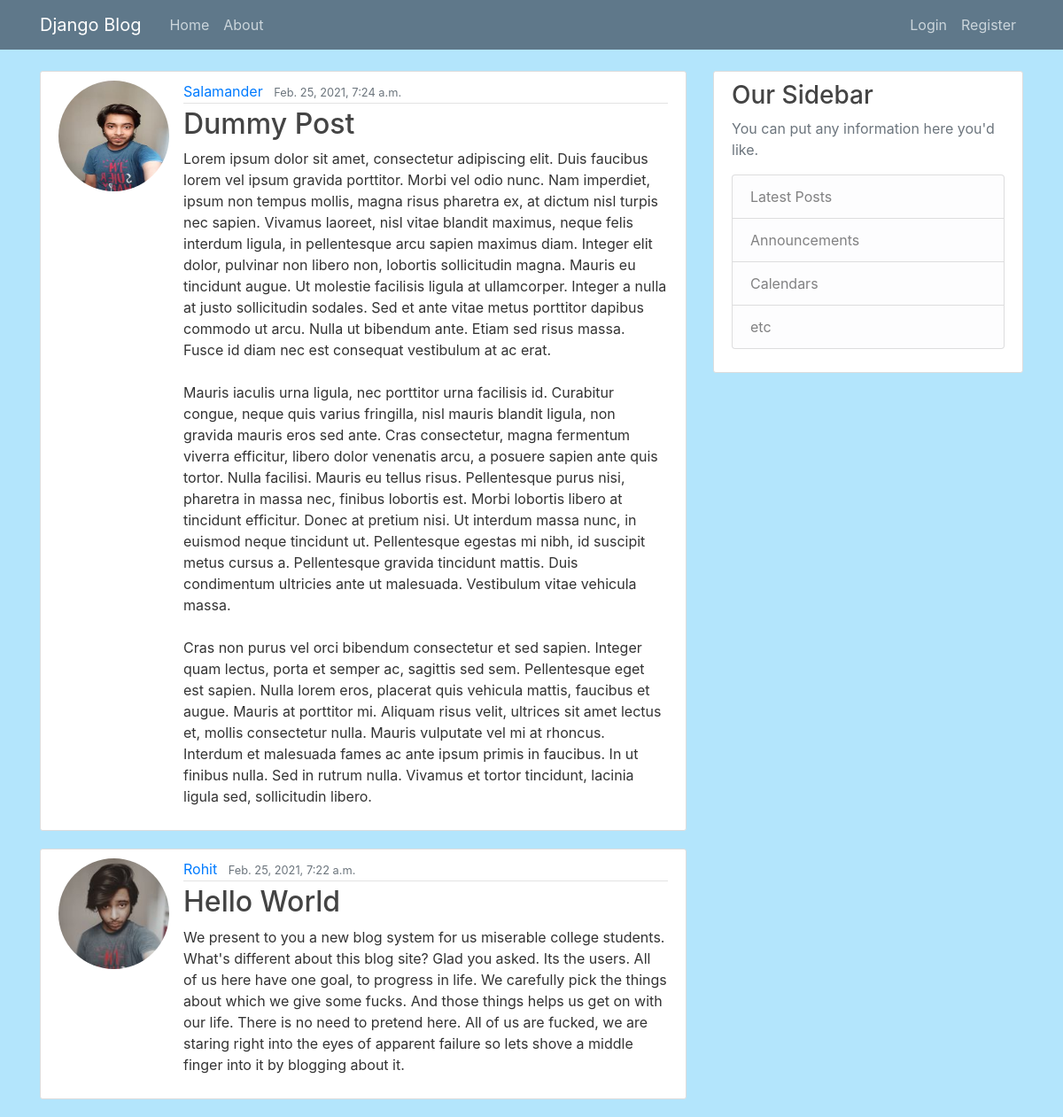
The page / on the database its author committed.
### blog/models.py (models this page shows, shortened)
class Post(models.Model):
    title = models.CharField(max_length=100)
    content = models.TextField()
    date_posted = models.DateTimeField(default=timezone.now)
    author = models.ForeignKey(
        User, related_name='posts', on_delete=models.CASCADE)

### users/models.py (models this page shows, shortened)
class Profile(models.Model):
    user = models.OneToOneField(User, on_delete=models.CASCADE)
    image = models.ImageField(default='default.jpg', upload_to='profile_pics')
    bio = models.TextField(default="No Bio")

### blog/views.py (the view)
# urls.py: path('', PostListView.as_view(), name='blog-home'),
class PostListView(ListView):
    model = Post
    template_name = 'blog/home.html'
    context_object_name = 'posts'
    ordering = ['-date_posted']

### blog/templates/blog/home.html
{% extends "blog/base.html" %}
{% block content %}
    {% for post in posts %}
        <article class="media content-section">
            <img class="rounded-circle article-img" src="{{ post.author.profile.image.url }}" >
            <div class="media-body">
            <div class="article-metadata">
                <a class="mr-2" href="{% url 'profile-page' post.author.id %}">{{ post.author }}</a>
                <small class="text-muted">{{ post.date_posted }}</small>
            </div>
            <h2><a class="article-title" href="{% url 'post-detail' post.id %}">{{ post.title }}</a></h2>
            <p class="article-content">{{ post.content }}</p>
            </div>
        </article>
    {% endfor %}
{% endblock content %}

### blog/static/blog/main.css (style rules this page uses)
body { background: #fafafa; color: #333333; margin-top: 5rem; }
h1, h2, h3, h4, h5, h6 { color: #444444; }
.content-section { background: #ffffff; padding: 10px 20px; border: 1px solid #dddddd; border-radius: 3px; margin-bottom: 20px; }
.article-title { color: #444444; }
.article-content { white-space: pre-line; }
.article-img { height: 125px; width: 125px; margin-right: 16px; }
.article-metadata { padding-bottom: 1px; margin-bottom: 4px; border-bottom: 1px solid #e3e3e3; }
body { background-color: #b3e5fc; border-radius: 10px; }

### rows shown on the page
Post: author.profile.image (picture), author "Salamander", date_posted "Feb. 25, 2021, 7:24 a.m.", title "Dummy Post", content "Lorem ipsum dolor sit amet, consectetur adipiscing elit. Duis faucibus lorem vel ipsum gravida porttitor. Morbi vel odio nunc. Nam imperdiet, ipsum non tempus mollis, magna risus pharetra ex, at dictum nisl turpis nec sapien. Vivamus laoreet, nisl vitae blandit maximus, neque felis interdum ligula, in pellentesque arcu sapien maximus diam. Integer elit dolor, pulvinar non libero non, lobortis sollicitudin magna. Mauris eu tincidunt augue. Ut molestie facilisis ligula at ullamcorper. Integer a nulla at justo sollicitudin sodales. Sed et ante vitae metus porttitor dapibus commodo ut arcu. Nulla ut bibendum ante. Etiam sed risus massa. Fusce id diam nec est consequat vestibulum at ac erat.…"
Post: author.profile.image (picture), author "Rohit", date_posted "Feb. 25, 2021, 7:22 a.m.", title "Hello World", content "We present to you a new blog system for us miserable college students. What's different about this blog site? Glad you asked. Its the users. All of us here have one goal, to progress in life. We carefully pick the things about which we give some fucks. And those things helps us get on with our life. There is no need to pretend here. All of us are fucked, we are staring right into the eyes of apparent failure so lets shove a middle finger into it by blogging about it."
